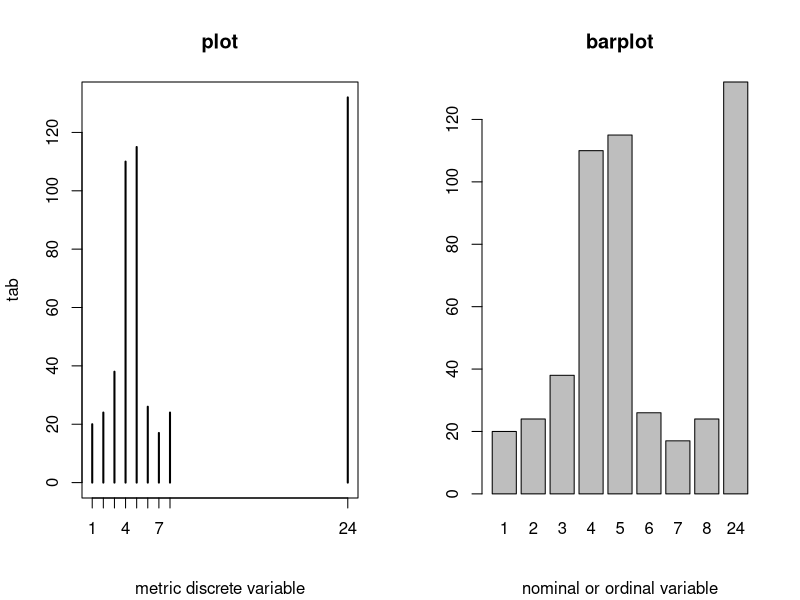

Source code (R):
library("MASS") # for Boston Housing data
tab <- table(Boston$rad)
pdf("barchart.pdf", width=10, height=7)
par(mfrow=c(1,2))
plot(tab, main="plot", sub="metric discrete variable")
barplot(tab, main="barplot", sub="nominal or ordinal variable")
dev.off()
if (interactive()) browseURL(paste0(getwd(),"/barchart.pdf"))
